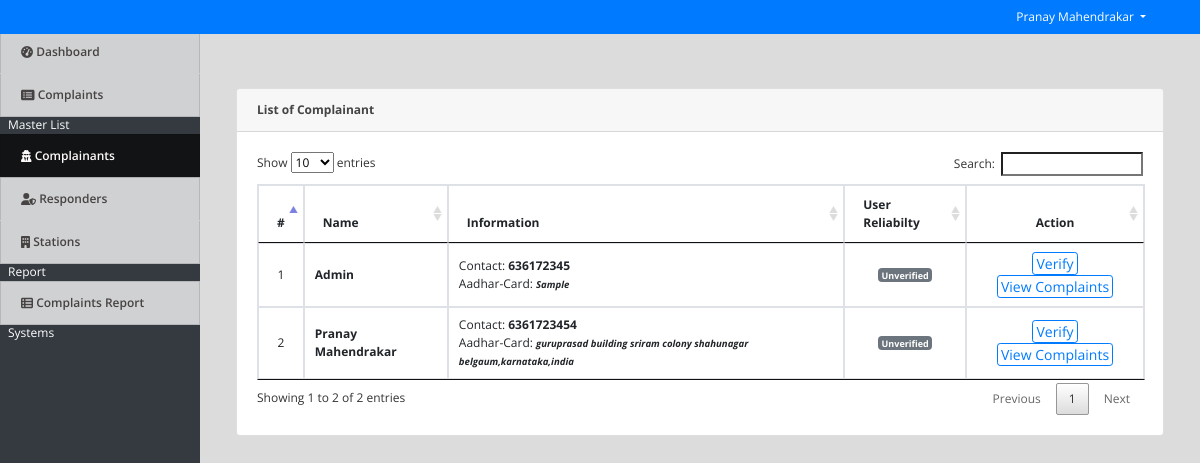
/admin/index.php?page=complainants (signed in), run on the app's committed database.
### tables this page shows
CREATE TABLE `complainants` (
  `id` int(30) NOT NULL,
  `name` varchar(200) NOT NULL,
  `address` text NOT NULL,
  `contact` varchar(100) NOT NULL,
  `status` tinyint(1) NOT NULL DEFAULT 0 COMMENT '0=unverified,1=verified',
  `email` varchar(200) NOT NULL,
  `password` text NOT NULL
);

### admin/complainants.php (the view, shortened to what this page needs)
<?php include('db_connect.php');?>
<div class="container-fluid">
	<div class="col-lg-12">
		<div class="row">
			<div class="col-md-12">
				<div class="card">
					<div class="card-header">
						<b>List of Complainant</b>
					</div>
					<div class="card-body">
						<table class="table table-condensed table-bordered table-hover">
							<thead>
								<tr>
									<th class="text-center">#</th>
									<th class="">Name</th>
									<th class="">Information</th>
									<th class="">User Reliabilty</th>
									<th class="text-center">Action</th>
								</tr>
							</thead>
							<tbody>
								<?php
								$i = 1;
								$complainant = $conn->query("SELECT * FROM complainants  order by name asc ");
								while($row=$complainant->fetch_assoc()):
								?>
								<tr>
									<td class="text-center"><?php echo $i++ ?></td>
									<td>
										<p> <b><?php echo ucwords($row['name']) ?></b></p>
									</td>
									<td class="">
										 <p>Contact: <b><?php echo $row['contact'] ?></b></p>
										 <p>Aadhar-Card: </b><small><i><b><?php echo $row['address'] ?></i></small></p>
									</td>
									<td class='text-center'>
										<?php if($row['status'] == 1): ?>
											<span class="badge badge-primary">Verified</span>
										<?php else: ?>
											<span class="badge badge-secondary">Unverified</span>
										<?php endif; ?>
									</td>
									<td class="text-center">
									<?php if($row['status'] == 1): ?>
										<button class="btn btn-sm btn-outline-primary unverify_user" type="button" data-id="<?php echo $row['id'] ?>" >Unverify</button>
									<?php else: ?>
										<button class="btn btn-sm btn-outline-primary verify_user" type="button" data-id="<?php echo $row['id'] ?>" >Verify</button>
									<?php endif; ?>
										<button class="btn btn-sm btn-outline-primary view_complaints" type="button" data-id="<?php echo $row['id'] ?>"   data-name="<?php echo $row['name'] ?>">View Complaints</button>
									</td>
								</tr>
								<?php endwhile; ?>
							</tbody>
						</table>
					</div>
				</div>
			</div>
		</div>
	</div>
</div>

### admin/assets/css/style.css (style rules this page uses)
body { font-family: "Open Sans", sans-serif; color: #444444; width: 100%; height: calc(100%); font-size: 12px; }
.btn-sm { padding: .0001rem .2rem; }

### admin/index.php (style rules this page uses)
body { background: #80808045; }

### admin/complainants.php (style rules this page uses)
td { vertical-align: middle !important; }
td p { margin: unset }

### data on the page
complainants: name "Admin", contact "636172345", address "Sample", status "Unverified"
complainants: name "Pranay Mahendrakar", contact "6361723454", address "guruprasad building sriram colony shahunagar belgaum,karnataka,india", status "Unverified"

### other printed values
$_SESSION['login_name'] "Pranay Mahendrakar"
